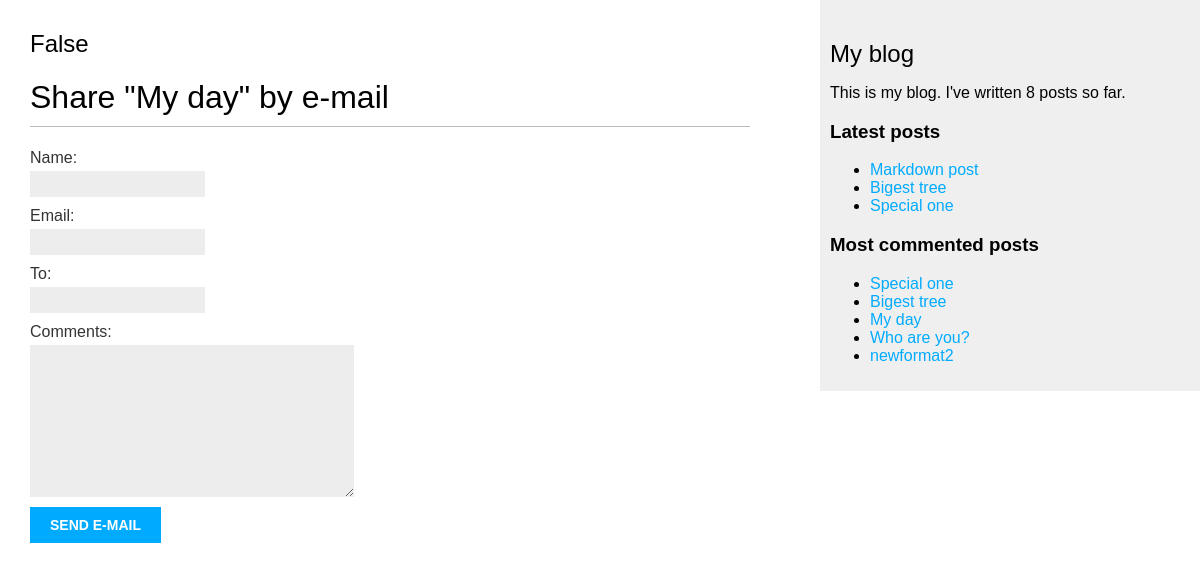
Page /blog/6/share/ on the committed database.
### blog/models.py (models this page shows, shortened)
class Post(models.Model):
    STATUS_CHOICES = (
        ("draft", "Draft"),
        ("published", "Published"),
    )
    title = models.CharField(max_length=250)
    slug = models.SlugField(max_length=250, unique_for_date="publish")
    author = models.ForeignKey(User, on_delete=models.CASCADE, related_name="blog_post")
    body = models.TextField()
    publish = models.DateTimeField(default=timezone.now)
    created = models.DateTimeField(auto_now_add=True)
    updated = models.DateTimeField(auto_now=True)
    status = models.CharField(max_length=10, choices=STATUS_CHOICES, default="draft")
    objects = models.Manager()  # Менеджер по умолчанию
    published = PublishedManager()  # Our new manager
    tags = TaggableManager()
    class Meta:
        ordering = ("-publish",)
    def get_absolute_url(self):
        return reverse(
            "blog:post_detail",
            args=[self.publish.year, self.publish.month, self.publish.day, self.slug],
        )

### blog/views.py (the view)
# urls.py: path("<int:post_id>/share/", views.post_share, name="post_share"),
def post_share(request, post_id):
    post = get_object_or_404(Post, id=post_id, status="published")
    sent = False
    if request.method == "POST":
        form = EmailPostForm(request.POST)
        if form.is_valid():
            cd = form.cleaned_data
            post_url = request.build_absolute_uri(post.get_absolute_url())
            subject = '{} ({}) recommends you reading "{}"'.format(
                cd["name"], cd["email"], post.title
            )
            message = 'Read "{}" at {}\n\n{}\'s comments: {}'.format(
                post.title, post_url, cd["name"], cd["comments"]
            )
            send_mail(subject, message, "admin@myblog.com", [cd["to"]])
            sent = True
            print(sent)
    else:
        form = EmailPostForm()
    return render(
        request, "blog/post/share.html", {"post": post, "form": form, "sent": sent}
    )

### blog/forms.py
class EmailPostForm(forms.Form):
    name = forms.CharField(max_length=25)
    email = forms.EmailField()
    to = forms.EmailField()
    comments = forms.CharField(required=False, widget=forms.Textarea)

### blog/models.py (called while the page is built)
    def get_queryset(self):
        return super().get_queryset().filter(status="published")

### blog/templatetags/blog_tags.py (called while the page is built)
@register.simple_tag
def total_posts():
    return Post.published.count()

@register.inclusion_tag("blog/post/latest_posts.html")
def show_latest_posts(count=5):
    latest_posts = Post.published.order_by("-publish")[:count]
    return {"latest_posts": latest_posts}

@register.simple_tag
def get_most_commented_posts(count=5):
    return Post.published.annotate(total_comments=Count("comments")).order_by(
        "-total_comments"
    )[:count]

### blog/templates/blog/post/share.html (shortened to what this page needs)
{% extends "blog/base.html" %}
    {% block content %}
        <h2>{{ sent }}</h2>
        {% if sent%}
            <h1>E-mail successfully sent</h1>
            <p>"{{ post.title }}" was successfully sent to {{ form.cleaned_data.to }}.</p>
        {% else %}
            <h1>Share "{{ post.title }}" by e-mail</h1>
            <form action="." method="post">
                {{ form.as_p }}
                <input type="submit" value="Send e-mail">
            </form>
        {% endif %}
    {% endblock %}

### blog/templates/blog/base.html (shortened to what this page needs)
{% load blog_tags %}
{% load static %}
<!DOCTYPE html>
<html>
<head>
    <link rel="stylesheet" href="{% static 'css/blog.css' %}">
</head>
<body>
    <div id="content">
        {% block content %}{% endblock %}
    </div>
    <div id="sidebar">
        <h2>My blog</h2>
        <p>This is my blog. I've written {% total_posts %} posts so far.</p>
        <h3>Latest posts</h3>
        {% show_latest_posts 3 %}
        <h3>Most commented posts</h3>
        {% get_most_commented_posts as most_commented_posts %}
        <ul>
            {% for post in most_commented_posts %}
                <li><a href="{{ post.get_absolute_url }}">{{ post.title }}</a></li>
            {% endfor %}
        </ul>
    </div>
</body>
</html>

### blog/templates/blog/post/latest_posts.html
<ul>
    {% for post in latest_posts %}
        <li><a href="{{ post.get_absolute_url }}">{{ post.title }}</a></li>
    {% endfor %}
</ul>

### blog/static/css/blog.css (style rules this page uses)
body { margin:0; padding:0; font-family:helvetica, sans-serif; }
a { color:#00abff; text-decoration:none; }
h1 { font-weight:normal; border-bottom:1px solid #bbb; padding:0 0 10px 0; }
h2 { font-weight:normal; margin:30px 0 0; }
#content { float:left; width:60%; padding:0 0 0 30px; }
#sidebar { float:right; width:30%; padding:10px; background:#efefef; height:100%; }
label { float:left; clear:both; color:#333; margin-bottom:4px; }
input, textarea { clear:both; float:left; margin:0 0 10px; background:#ededed; border:0; padding:6px 10px; font-size:12px; }
input[type=submit] { font-weight:bold; background:#00abff; color:#fff; padding:10px 20px; font-size:14px; text-transform:uppercase; }

### rows in the picture
Post: title "My day"
Post: title "Markdown post"
Post: title "Bigest tree"
Post: title "Special one"
Post: title "Who are you?"
Post: title "newformat2"

### other values in the picture
{{ sent }} "False"
